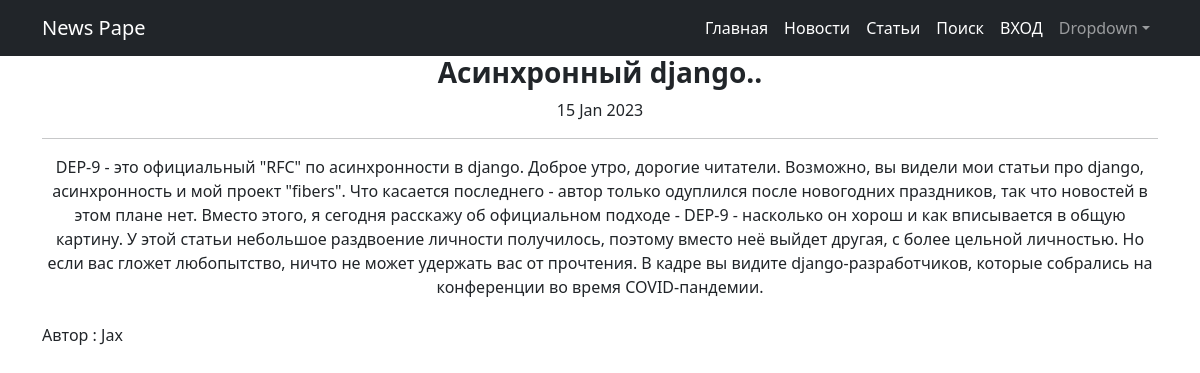
The app's page /search/4/ with its own data.
### news/models.py (models this page shows, shortened)
class Post(models.Model):
    author = models.ForeignKey(Author, on_delete=models.CASCADE)
    NEWS = 'nw'
    ARTICLE = 'ar'
    CATEGORY_CHOICES = ((NEWS, 'Новость'), (ARTICLE, 'Статья'))
    categoryType = models.CharField(max_length=2, choices=CATEGORY_CHOICES, default=NEWS)
    dateCreation = models.DateTimeField(auto_now_add=True)
    postCategory = models.ManyToManyField(Category, through='PostCategory')
    title = models.CharField(max_length=128)
    text = models.TextField()
    rating = models.SmallIntegerField(default=0)

class Author(models.Model):
    authorUser = models.OneToOneField(User, on_delete=models.CASCADE)
    ratingAuthor = models.SmallIntegerField(default=0)
    def __str__(self):
        return '{}'.format(self.authorUser)

### news/views.py (the view)
# urls.py: path('search/<int:pk>/', PostDitail.as_view()),
class PostDitail(DetailView):
    model = Post
    context_object_name = 'Detail'
    template_name = 'news/post_detail.html'

### news/templatetags/custom_filters.py (called while the page is built)
@register.filter()
def censor(value):
    bad_words = ('компания','компании')
    if not isinstance(value, str):
        raise TypeError(f"unresolved type '{type(value)}' expected  type 'str'")
    specialsimbols=('!', ',', '.', ':', ';')
    for word in value.split():
        if word[len(word)-1] in specialsimbols:
            word = word[:len(word)-1]
        if word.lower() in bad_words:
            value = value.replace(word, f"{word[0]}{'*' * (len(word) - 1)}{word[-1]}")
    return value

### news/templates/news/post_detail.html (shortened to what this page needs)
{% extends 'flatpages/default.html' %}
{% load custom_filters %}
{% block content %}
<h3><strong>{{ Detail.title }}</strong></h3>
{{ Detail.dateCreation|date:'d M Y' }}<br>
<hr>
{{ Detail.text|censor }}<br><br>
<p align="left">Автор : {{ Detail.author }}</p>
{% endblock content %}

### records on screen
Post: title "Асинхронный django..", dateCreation "15 Jan 2023", text|censor "DEP-9 - это официальный \"RFC\" по асинхронности в django. Доброе утро, дорогие читатели. Возможно, вы видели мои статьи про django, асинхронность и мой проект \"fibers\". Что касается последнего - автор только одуплился после новогодних праздников, так что новостей в этом плане нет. Вместо этого, я сегодня расскажу об официальном подходе - DEP-9 - насколько он хорош и как вписывается в общую картину. У этой статьи небольшое раздвоение личности получилось, поэтому вместо неё выйдет другая, с более цельной личностью. Но если вас гложет любопытство, ничто не может удержать вас от прочтения. В кадре вы видите django-разработчиков, которые собрались на конференции во время COVID-пандемии.", author "Jax"
